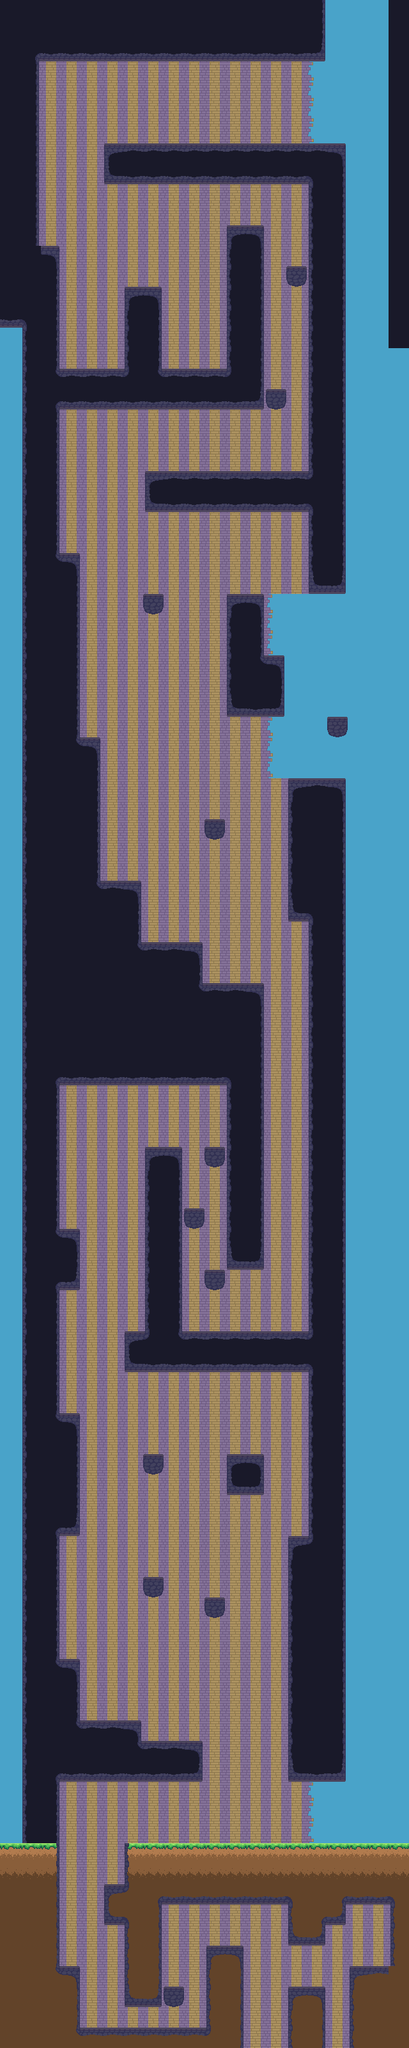

This game map was drawn from its Tiled (.tmx) file and the tilesets committed beside it. A one-line description and the full map source follow:
An orthogonal 20x100 tile map with 32x32 px tiles, 1 tile layer (Tile Layer 1).

<map version="1.10" tiledversion="1.12.0" orientation="orthogonal" renderorder="right-down" width="20" height="100" tilewidth="32" tileheight="32" infinite="0" nextlayerid="2" nextobjectid="1">
 <editorsettings>
  <export target="../GodotProyects/GameJump-FallKnight/Assets/Maps/MAP.tmx" format="tmx" />
 </editorsettings>
 <tileset firstgid="1" source="SpriteTowerTile.tsx" />
 <layer id="1" name="Tile Layer 1" width="20" height="100">
  <data encoding="csv">
21,21,21,21,21,21,21,21,21,21,21,21,21,21,21,22,24,24,24,21,
21,21,21,21,21,21,21,21,21,21,21,21,21,21,21,22,24,24,24,21,
21,10,37,37,37,37,37,37,37,37,37,37,37,37,37,38,24,24,24,21,
21,25,18,18,18,18,18,18,18,18,18,18,18,18,18,2,24,24,24,21,
21,25,18,18,18,18,18,18,18,18,18,18,18,18,18,2,24,24,24,21,
21,25,18,18,18,18,18,18,18,18,18,18,18,18,18,2,24,24,24,21,
21,25,18,18,18,18,18,18,18,18,18,18,18,18,18,2,24,24,24,21,
21,25,18,18,18,7,5,5,5,5,5,5,5,5,5,5,6,24,24,21,
21,25,18,18,18,39,37,37,37,37,37,37,37,37,37,11,22,24,24,21,
21,25,18,18,18,18,18,18,18,18,18,18,18,18,18,23,22,24,24,21,
21,25,18,18,18,18,18,18,18,18,18,18,18,18,18,23,22,24,24,21,
21,25,18,18,18,18,18,18,18,18,18,7,9,18,18,23,22,24,24,21,
21,21,9,18,18,18,18,18,18,18,18,23,25,18,18,23,22,24,24,21,
21,21,25,18,18,18,18,18,18,18,18,23,25,18,40,23,22,24,24,21,
21,21,25,18,18,18,7,9,18,18,18,23,25,18,18,23,22,24,24,21,
37,11,25,18,18,18,23,25,18,18,18,23,25,18,18,23,22,24,24,21,
24,20,25,18,18,18,23,25,18,18,18,23,25,18,18,23,22,24,24,21,
24,20,25,18,18,18,23,25,18,18,18,23,25,18,18,23,22,24,24,24,
24,20,26,5,5,5,27,26,5,5,5,27,25,18,18,23,22,24,24,24,
24,20,10,37,37,37,37,37,37,37,37,37,41,40,18,23,22,24,24,24,
24,20,25,18,18,18,18,18,18,18,18,18,18,18,18,23,22,24,24,24,
24,20,25,18,18,18,18,18,18,18,18,18,18,18,18,23,22,24,24,24,
24,20,25,18,18,18,18,18,18,18,18,18,18,18,18,23,22,24,24,24,
24,20,25,18,18,18,18,7,5,5,5,5,5,5,5,27,22,24,24,24,
24,20,25,18,18,18,18,39,37,37,37,37,37,37,37,11,22,24,24,24,
24,20,25,18,18,18,18,18,18,18,18,18,18,18,18,23,22,24,24,24,
24,20,25,18,18,18,18,18,18,18,18,18,18,18,18,23,22,24,24,24,
24,20,26,9,18,18,18,18,18,18,18,18,18,18,18,23,22,24,24,24,
24,20,21,25,18,18,18,18,18,18,18,18,18,18,18,39,38,24,24,24,
24,20,21,25,18,18,18,40,18,18,18,7,9,2,24,24,24,24,24,24,
24,20,21,25,18,18,18,18,18,18,18,23,25,2,24,24,24,24,24,24,
24,20,21,25,18,18,18,18,18,18,18,23,25,2,24,24,24,24,24,24,
24,20,21,25,18,18,18,18,18,18,18,23,26,6,24,24,24,24,24,24,
24,20,21,25,18,18,18,18,18,18,18,23,21,22,24,24,24,24,24,24,
24,20,21,25,18,18,18,18,18,18,18,39,37,38,24,24,24,24,24,24,
24,20,21,25,18,18,18,18,18,18,18,18,18,2,24,24,8,24,24,24,
24,20,21,26,9,18,18,18,18,18,18,18,18,2,24,24,24,24,24,24,
24,20,21,21,25,18,18,18,18,18,18,18,18,2,24,24,24,24,24,24,
24,20,21,21,25,18,18,18,18,18,18,18,18,18,7,5,6,24,24,24,
24,20,21,21,25,18,18,18,18,18,18,18,18,18,23,21,22,24,24,24,
24,20,21,21,25,18,18,18,18,18,40,18,18,18,23,21,22,24,24,24,
24,20,21,21,25,18,18,18,18,18,18,18,18,18,23,21,22,24,24,24,
24,20,21,21,25,18,18,18,18,18,18,18,18,18,23,21,22,24,24,24,
24,20,21,21,26,5,9,18,18,18,18,18,18,18,23,21,22,24,24,24,
24,20,21,21,21,21,25,18,18,18,18,18,18,18,39,11,22,24,24,24,
24,20,21,21,21,21,25,18,18,18,18,18,18,18,18,23,22,24,24,24,
24,20,21,21,21,21,26,5,5,9,18,18,18,18,18,23,22,24,24,24,
24,20,21,21,21,21,21,21,21,25,18,18,18,18,18,23,22,24,24,24,
24,20,21,21,21,21,21,21,21,26,5,5,9,18,18,23,22,24,24,24,
24,20,21,21,21,21,21,21,21,21,21,21,25,18,18,23,22,24,24,24,
24,20,21,21,21,21,21,21,21,21,21,21,25,18,18,23,22,24,24,24,
24,20,21,21,21,21,21,21,21,21,21,21,25,18,18,23,22,24,24,24,
24,20,10,37,37,37,37,37,37,37,37,11,25,18,18,23,22,24,24,24,
24,20,25,18,18,18,18,18,18,18,18,23,25,18,18,23,22,24,24,24,
24,20,25,18,18,18,18,18,18,18,18,23,25,18,18,23,22,24,24,24,
24,20,25,18,18,18,18,18,18,18,18,23,25,18,18,23,22,24,24,24,
24,20,25,18,18,18,18,7,9,18,40,23,25,18,18,23,22,24,24,24,
24,20,25,18,18,18,18,23,25,18,18,23,25,18,18,23,22,24,24,24,
24,20,25,18,18,18,18,23,25,18,18,23,25,18,18,23,22,24,24,24,
24,20,25,18,18,18,18,23,25,40,18,23,25,18,18,23,22,24,24,24,
24,20,26,9,18,18,18,23,25,18,18,23,25,18,18,23,22,24,24,24,
24,20,21,25,18,18,18,23,25,18,18,39,41,18,18,23,22,24,24,24,
24,20,10,41,18,18,18,23,25,18,40,18,18,18,18,23,22,24,24,24,
24,20,25,18,18,18,18,23,25,18,18,18,18,18,18,23,22,24,24,24,
24,20,25,18,18,18,18,23,25,18,18,18,18,18,18,23,22,24,24,24,
24,20,25,18,18,18,7,27,26,5,5,5,5,5,5,27,22,24,24,24,
24,20,25,18,18,18,39,37,37,37,37,37,37,37,37,11,22,24,24,24,
24,20,25,18,18,18,18,18,18,18,18,18,18,18,18,23,22,24,24,24,
24,20,25,18,18,18,18,18,18,18,18,18,18,18,18,23,22,24,24,24,
24,20,26,9,18,18,18,18,18,18,18,18,18,18,18,23,22,24,24,24,
24,20,21,25,18,18,18,18,18,18,18,18,18,18,18,23,22,24,24,24,
24,20,21,25,18,18,18,40,18,18,18,7,9,18,18,23,22,24,24,24,
24,20,21,25,18,18,18,18,18,18,18,39,41,18,18,23,22,24,24,24,
24,20,21,25,18,18,18,18,18,18,18,18,18,18,18,23,22,24,24,24,
24,20,10,41,18,18,18,18,18,18,18,18,18,18,18,23,22,24,24,24,
24,20,25,18,18,18,18,18,18,18,18,18,18,18,7,27,22,24,24,24,
24,20,25,18,18,18,18,18,18,18,18,18,18,18,23,21,22,24,24,24,
24,20,25,18,18,18,18,40,18,18,18,18,18,18,23,21,22,24,24,24,
24,20,25,18,18,18,18,18,18,18,40,18,18,18,23,21,22,24,24,24,
24,20,25,18,18,18,18,18,18,18,18,18,18,18,23,21,22,24,24,24,
24,20,25,18,18,18,18,18,18,18,18,18,18,18,23,21,22,24,24,24,
24,20,26,9,18,18,18,18,18,18,18,18,18,18,23,21,22,24,24,24,
24,20,21,25,18,18,18,18,18,18,18,18,18,18,23,21,22,24,24,24,
24,20,21,25,18,18,18,18,18,18,18,18,18,18,23,21,22,24,24,24,
24,20,21,26,5,5,9,18,18,18,18,18,18,18,23,21,22,24,24,24,
24,20,21,21,21,21,26,5,5,9,18,18,18,18,23,21,22,24,24,24,
24,20,10,37,37,37,37,37,37,41,18,18,18,18,39,37,38,24,24,24,
24,20,25,18,18,18,18,18,18,18,18,18,18,18,18,2,24,24,24,24,
24,20,25,18,18,18,18,18,18,18,18,18,18,18,18,2,24,24,24,24,
24,20,25,18,18,18,18,18,18,18,18,18,18,18,18,2,24,24,24,24,
12,12,14,18,18,18,13,12,12,12,12,12,12,12,12,12,12,12,12,12,
28,28,30,18,18,18,29,28,28,28,28,28,28,28,28,28,28,28,28,28,
44,44,43,18,18,47,32,15,19,19,19,19,19,19,16,44,15,19,19,16,
44,44,43,18,18,45,16,43,18,18,18,18,18,18,42,15,46,18,18,42,
44,44,43,18,18,18,42,43,18,18,18,18,18,18,45,46,18,18,18,42,
44,44,43,18,18,18,42,43,18,18,47,48,18,18,18,18,18,18,18,42,
44,44,31,48,18,18,42,43,18,18,42,43,18,18,18,18,18,47,17,44,
44,44,44,43,18,18,45,46,40,18,42,43,18,18,47,48,18,42,44,44,
44,44,44,43,18,18,18,18,18,18,42,43,18,18,42,43,18,42,44,44,
44,44,44,31,17,17,17,17,17,17,32,43,18,18,42,43,18,42,44,44
</data>
 </layer>
</map>
